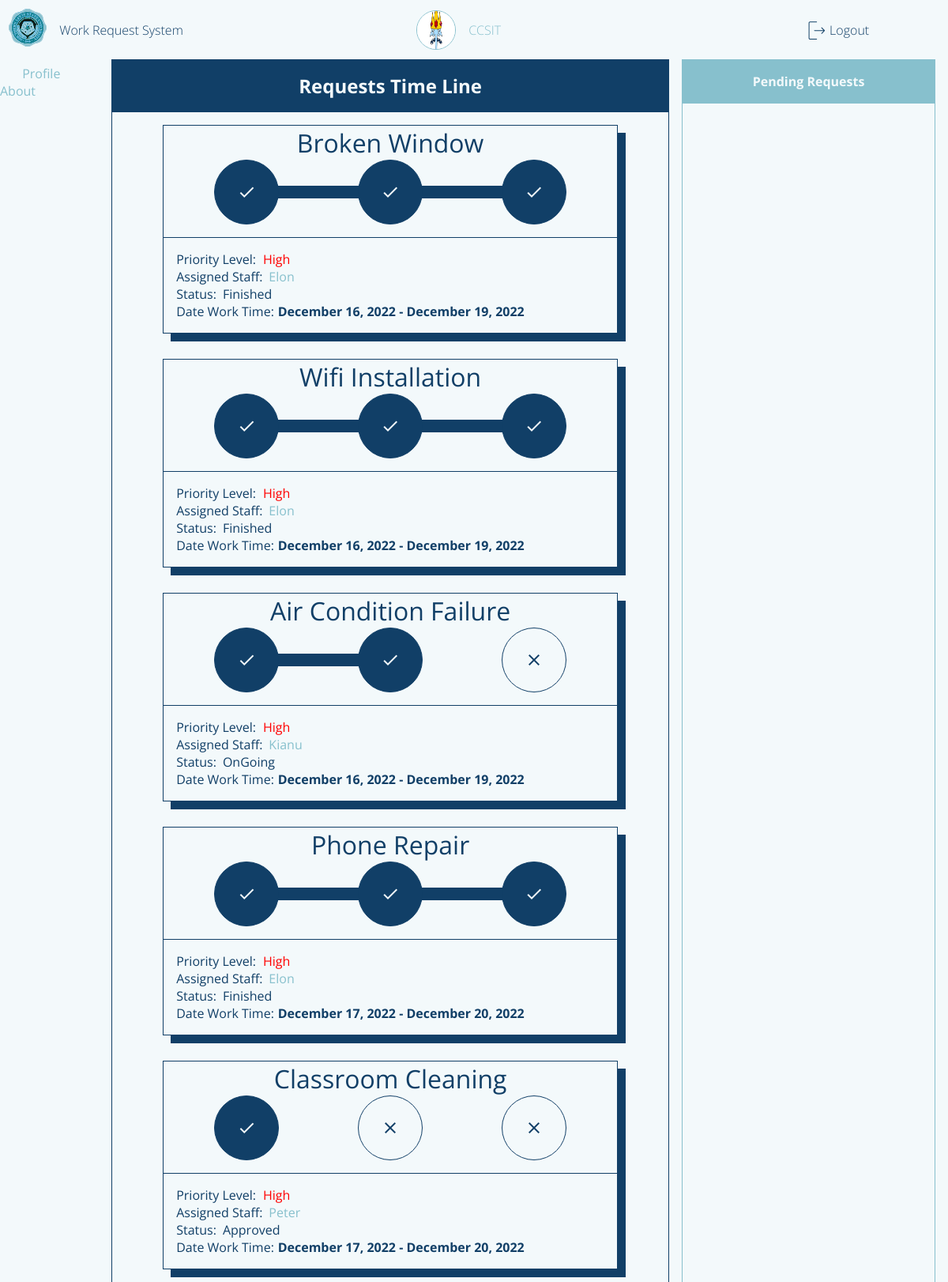
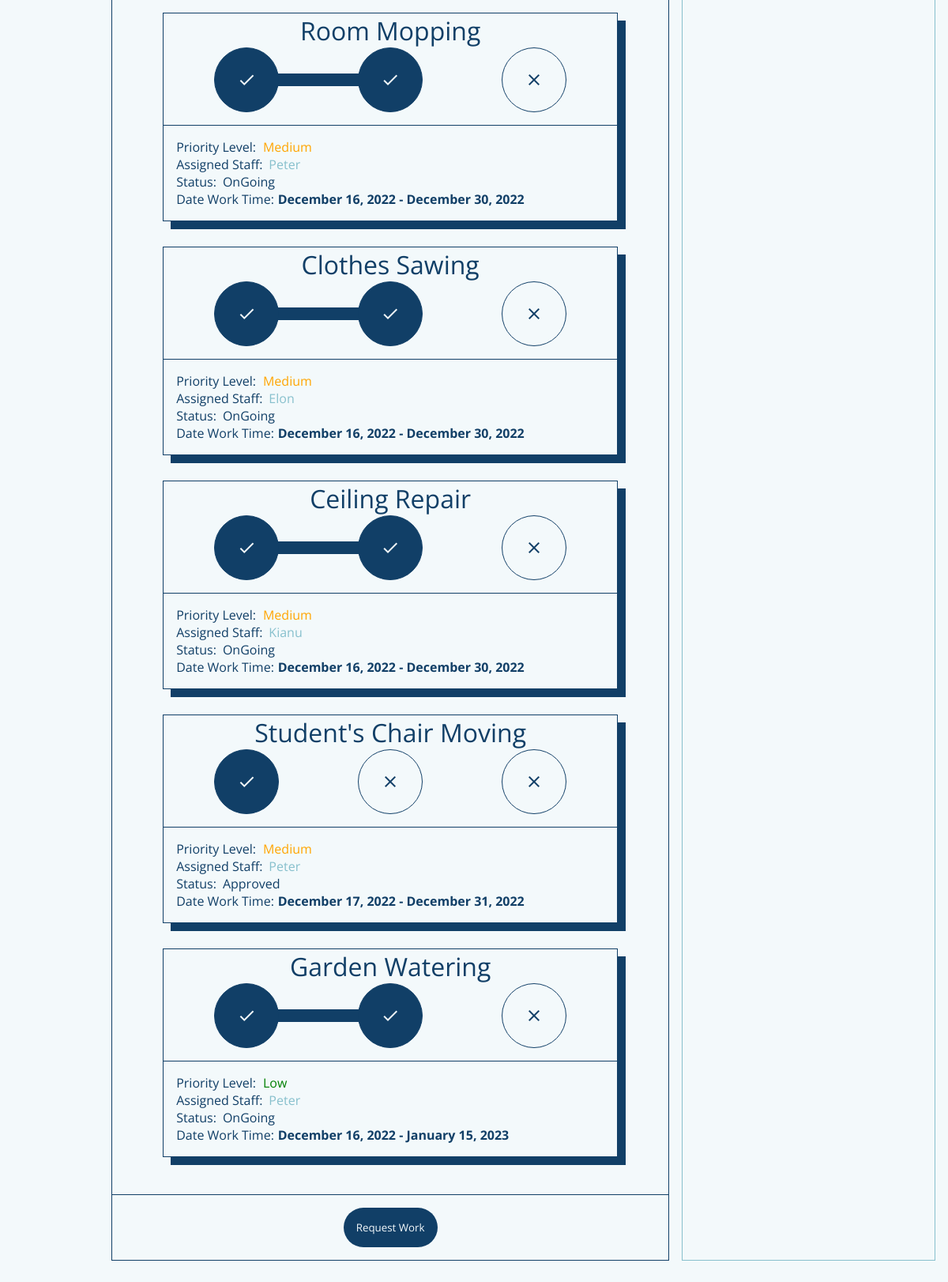
Screenshot of /requestorPage (signed in) with the database file from the repository (2 pictures, top to bottom).
### flaskApp/models.py (models this page shows, shortened)
class User(db.Model, UserMixin):
	__tablename__ = 'user'
	id = db.Column(db.Integer, primary_key=True)
	userName = db.Column(db.String(20), unique=True, nullable=False)
	userType = db.Column(db.String(20), default='Admin')
	passWord = db.Column(db.String(60), nullable=False)
	profilePicture = db.Column(db.String(60), default='dafault.png')
	requestForm = db.relationship('UserRequestForm', backref='user')
	userStaffExtension = db.relationship('StaffExtension', backref='staffExtension', uselist=False)

class UserRequestForm(db.Model):
	__tablename__ = 'userRequestForm'
	id = db.Column(db.Integer, primary_key=True)
	requestorName = db.Column(db.String(500), nullable=False)
	requestTitle = db.Column(db.String(500), nullable=False)
	requestedWork = db.Column(db.String(500), nullable=False)
	roomNumber = db.Column(db.String(20), nullable=False)
	avilabilityOfMaterials = db.Column(db.String(10), nullable=False)
	priorityLevel = db.Column(db.Integer, default=0) # change this to integer in the future 0 - pending 1 - high 2 - medium 3 - low
	status = db.Column(db.String(20), default='Pending')
	dateApproved = db.Column(DateTime, default=datetime.now(), nullable=False)
	dateLimit = db.Column(DateTime, default=datetime.now(), nullable=False)
	requestFormId = db.Column(db.Integer, db.ForeignKey('user.id'))
	assignedStaff = db.Column(db.Integer, db.ForeignKey('userstaff.id'))

class StaffExtension(db.Model):
	__tablename__ = 'userstaff'
	id = db.Column(db.Integer, primary_key=True)
	staffId = db.Column(db.Integer, db.ForeignKey('user.id'), unique=True)
	staffName = db.Column(db.String(20), nullable=False)
	staffAge = db.Column(db.String(20), nullable=False)
	staffGender = db.Column(db.String(20), nullable=False)
	staffOccupation = db.Column(db.String(20), nullable=False)
	staffRating = db.Column(db.Integer, default=0)
	staffComments = db.relationship('StaffExtensionComment', backref='staffComment')
	staffAssignment = db.relationship('UserRequestForm', backref='staffAssignment') # one to many relationship

### flaskApp/routes.py (the view, shortened to what this page needs)
@app.route('/requestorPage', methods=['GET', 'POST'])
def requestorPage():
	if current_user.is_authenticated == False:
		return redirect(url_for('loginPage'))
	form = WorkRequestForm()
	user = User.query.filter_by(userName=current_user.userName).first()
	countRequests = UserRequestForm.query.filter_by(requestorName=current_user.userName).count()
	userRequestForms = UserRequestForm.query.filter_by(requestFormId=user.id).order_by(UserRequestForm.priorityLevel)
	profileImage = url_for('static', filename='profilePic/'+current_user.profilePicture)
	return render_template('requestorDashboard.html', title='Requestor Page', user=current_user.userName, form=form, userForm=userRequestForms, count=countRequests, profileImage=profileImage)

### flaskApp/models.py (called while the page is built)
@loginManager.user_loader
def loadUser(userId):
	return User.query.get(int(userId))

### flaskApp/templates/requestorDashboard.html (shortened to what this page needs)
{% extends "layout.html" %}
{% block content %}
	<section class="content-main">
		<div class="content-main-head">
			Requests Time Line
		</div>
		<div class="content-main-body">
			{% for userForms in userForm %}
			{% if userForms.status != 'Pending' %}
				<div class="content-main-body-requests">
					<header>
						{{ userForms.requestTitle }}
					</header>
					<main>
						<body onload="progress()">
								{% if userForms.status == 'Approved' %}
								<ul class="progress">
									<li class="approved material-icons" value="0%">check</li>
									<li class="ongoing material-icons">close</li>
									<li class="finished material-icons">close</li>
								</ul>
								{% elif userForms.status == 'OnGoing'%}
								<ul class="progress">
									<li class="approved material-icons" value="50%">check</li>
									<li class="ongoing material-icons">close</li>
									<li class="finished material-icons">close</li>
									<div class="progress-bar"></div>
								</ul>
								{% elif userForms.status == 'Finished'%}
								<ul class="progress">
									<li class="approved material-icons" value="90%">check</li>
									<li class="ongoing material-icons">close</li>
									<li class="finished material-icons">close</li>
								</ul>
								{% endif %}
						</body>
					</main>
					<footer>
						{% if userForms.priorityLevel == 1  %}
							<span>Priority Level: <i style="color:red;">High</i></span>
						{% elif userForms.priorityLevel == 2  %}
							<span>Priority Level: <i style="color:orange;">Medium</i></span>
						{% elif userForms.priorityLevel == 3  %}
							<span>Priority Level: <i style="color:green;">Low</i></span>
						{% endif %}
						<span class="assigned-staff">
							<p>Assigned Staff: </p>
							<a href="">{{userForms.staffAssignment.staffName}}</a>
						</span>
						<span class="status">
							<p>Status: </p>
							<p id="status">{{ userForms.status }}</p>
						</span>
						<span class="dateApp">
							<p>Date Work Time: </p>
							<p id="status" style="font-weight: bold;">{{ userForms.dateApproved.strftime("%B %d, %Y") }} - {{ userForms.dateLimit.strftime("%B %d, %Y") }}</p>
						</span>
					</footer>
				</div>
			{% endif %}
			{% endfor %}
		</div>
		<div class="content-main-foot">
			<button class="request-work-btn">Request Work</button>
		</div>
	</section>
	<section class="content-side-left">
		<span class="content-side-left-profile">
			<i class="material-icons content-side-left-icon">person</i>
			<a href="{{ url_for('profilePage') }}">Profile</a>
		</span>
		<span class="content-side-about">
			<i class="material-icons content-side-left-icon">help</i>
			<a href="">About</a>
		</span>
	</section>
	<section class="content-side-right">
		<header>Pending Requests</header>
		<main>
		</main>
	</section>
	<section class="content-foot">
	</section>
{% endblock content %}

### flaskApp/templates/layout.html (shortened to what this page needs)
<!DOCTYPE html>
<html>
<head>
    {% if title == 'Login Page'%}
    	<link rel="stylesheet" type="text/css" href="{{ url_for('static', filename='login.css') }}">
    {% elif title == 'Admin Page'%}
    	<link rel="stylesheet" type="text/css" href="{{ url_for('static', filename='adminDashboard.css') }}">
    {% elif title == 'Requestor Page'%}
        <link rel="stylesheet" type="text/css" href="{{ url_for('static', filename='requestorDashboard.css') }}">
    {% elif title == 'Staff Page'%}
        <link rel="stylesheet" type="text/css" href="{{ url_for('static', filename='staffDashboard.css') }}">
    {% elif title == 'Admin Approval Page'%}
        <link rel="stylesheet" type="text/css" href="{{ url_for('static', filename='adminApproval.css') }}">
    {% elif title == 'Staff Ongoing Page'%}
        <link rel="stylesheet" type="text/css" href="{{ url_for('static', filename='staffOngoing.css') }}">
    {% elif title == 'Profile Page'%}
        <link rel="stylesheet" type="text/css" href="{{ url_for('static', filename='profilePage.css') }}">
    {% endif%}
</head>
<body>
	<div class="container">
        {% if title != 'Login Page'%}
        <header class="content-header">
            <div class="img-box">
                <img class="logo_slsu" src="{{ url_for('static', filename='img/logo_slsu.svg') }}">
            </div>
            {% if title == 'Admin Page'%}
                <section class="header-title">
                    <a href="{{ url_for('adminPage') }}">Work Request System</a>
                </section>
                <section class="header-user">
                    <img class='profile-picture'src="{{ profileImage }}">
                    <a href="{{ url_for('profilePage') }}">{{ user }}</a>
                </section>
            {% elif title == 'Requestor Page' %}
                <section class="header-title">
                    <a href="{{ url_for('requestorPage') }}">Work Request System</a>
                </section>
                <section class="header-user">
                <img class='profile-picture'src="{{ profileImage }}">
                    <a href="{{ url_for('profilePage') }}">{{ user }}</a>
                </section>
            {% endif %}
            <div class="header-profile">
                {% if current_user.is_authenticated == True %}
                <img src="{{ url_for('static', filename='img/logout.svg') }}">
                <a href="{{ url_for('logout') }}">Logout</a>
                {% endif %}
            </div>
        </header>
        {% endif%}
		{% block content %}{% endblock content %}
	</div>
</body>
</html>

### flaskApp/static/requestorDashboard.css (style rules this page uses)
body { background: var(--white); }
.container { margin: 0; display: grid; height: 100vh; grid-template-columns: 0.2fr 1fr 0.5fr; grid-template-rows: 0fr 1fr 0.02fr; grid-template-areas: 'h h h' 'l m r' 'f f f'; }
.content-header { grid-area: h; display: flex; flex-direction: row; align-items: center; padding: var(--fn-small); }
.img-box { flex-grow: 0; }
.header-title { flex-grow: 0; margin-left: 1rem; }
.header-title a { font-size: var(--fn-regular); font-weight: lighter; color: var(--blue); }
.header-user { flex-grow: 1; font-size: var(--fn-regular); font-weight: lighter; color: var(--blue); }
.header-profile { flex-grow: 0.3; }
.header-profile a { font-size: var(--fn-regular); font-weight: lighter; color: var(--blue); }
.content-main { grid-area: m; display: flex; flex-direction: column; border: 1px solid var(--blue); }
.content-main-head { flex-grow: 0; font-size: var(--fn-medium); text-align: center; color: var(--white); background-color: var(--blue); border-bottom: 1px solid var(--blue); padding: 1rem 0rem 1rem 0rem; font-weight: lighter; font-weight: bold; }
.content-main-body { flex-grow: 1; display: flex; flex-direction: column; overflow: scroll; height: 1rem; padding: 1rem; }
.dateApp { display: flex; flex-direction: row; }
.dateApp p:nth-child(2) { margin-left: 0.3rem; }
.content-main-body-requests { margin-bottom: 1rem; display: flex; flex-direction: column; border: 1px solid var(--blue); box-shadow: 10px 10px var(--blue); margin: 0rem 3rem 2rem 3rem }
.content-main-body-requests header { text-align: center; font-size: var(--fn-large); color: var(--blue); }
.content-main-body-requests main { display: flex; flex-direction: row; position: relative; margin: 0rem 4rem 1rem 4rem; }
.progress-bar { width: 0%; height: 1rem; background-color: var(--blue); position: absolute; top: 50%; left: 3%; transform: translateY(-50%); border-radius: 2rem; transition: width 1s ease; }
.content-main-body-requests main ul { display: flex; flex-direction: row; list-style: none; justify-content: space-between; margin: 0; padding: 0; width: 100%; }
.content-main-body-requests main ul li:first-child { background: var(--blue); border: 1px solid var(--blue); color: var(--white); }
.content-main-body-requests main ul li { width: 5rem; height: 5rem; background: var(--white); border: 1px solid var(--blue); color: var(--blue); display: flex; justify-content: center; align-items: center; z-index: 100; border-radius: 50%; }
.content-main-body-requests footer { border-top: 1px solid var(--blue); padding: 1rem 1rem 1rem 1rem; color: var(--blue); }
.content-main-body-requests footer span i { margin-left: 0.3rem; }
.assigned-staff, .status { display: flex; flex-direction: row; }
.assigned-staff a, .status p:nth-child(2) { margin-left: 0.5rem; }
.content-main-foot { flex-grow: 0; }
.content-side-left { grid-area: l; }
.content-side-right { grid-area: r; color: var(--blue); border: 1px solid var(--blueGreen); margin-left: 1rem; margin-right: 1rem; display: flex; flex-direction: column; }
.content-side-right header { border-bottom: 1px solid var(--blueGreen); text-align: center; padding: 1rem 0rem 1rem 0rem; flex-grow: 0; background: var(--blueGreen); color: var(--white); font-weight: bold; }
.content-side-right main { flex-grow: 1; display: flex; flex-direction: column; overflow: scroll; height: 1rem; }
.content-main-foot { padding: 1rem; border-top: 1px solid var(--blue); text-align: center; }
.request-work-btn { border: none; padding: 1rem; background: var(--blue); color: var(--white); border-radius: 2rem; cursor: pointer; }
.content-foot { grid-area: f; }

### rows the page displays
User: userName "CCSIT"
UserRequestForm: requestTitle "Broken Window", shows "check", shows "Priority Level:", priorityLevel "High", staffAssignment.staffName "Elon", status "Finished", dateApproved "December 16, 2022", dateLimit "December 19, 2022"
UserRequestForm: requestTitle "Wifi Installation", shows "check", shows "Priority Level:", priorityLevel "High", staffAssignment.staffName "Elon", status "Finished", dateApproved "December 16, 2022", dateLimit "December 19, 2022"
UserRequestForm: requestTitle "Air Condition Failure", shows "check", shows "Priority Level:", priorityLevel "High", staffAssignment.staffName "Kianu", status "OnGoing", dateApproved "December 16, 2022", dateLimit "December 19, 2022"
UserRequestForm: requestTitle "Phone Repair", shows "check", shows "Priority Level:", priorityLevel "High", staffAssignment.staffName "Elon", status "Finished", dateApproved "December 17, 2022", dateLimit "December 20, 2022"
UserRequestForm: requestTitle "Classroom Cleaning", shows "check", shows "Priority Level:", priorityLevel "High", staffAssignment.staffName "Peter", status "Approved", dateApproved "December 17, 2022", dateLimit "December 20, 2022"
UserRequestForm: requestTitle "Room Mopping", shows "check", shows "Priority Level:", priorityLevel "Medium", staffAssignment.staffName "Peter", status "OnGoing", dateApproved "December 16, 2022", dateLimit "December 30, 2022"
UserRequestForm: requestTitle "Clothes Sawing", shows "check", shows "Priority Level:", priorityLevel "Medium", staffAssignment.staffName "Elon", status "OnGoing", dateApproved "December 16, 2022", dateLimit "December 30, 2022"
UserRequestForm: requestTitle "Ceiling Repair", shows "check", shows "Priority Level:", priorityLevel "Medium", staffAssignment.staffName "Kianu", status "OnGoing", dateApproved "December 16, 2022", dateLimit "December 30, 2022"
UserRequestForm: requestTitle "Student's Chair Moving", shows "check", shows "Priority Level:", priorityLevel "Medium", staffAssignment.staffName "Peter", status "Approved", dateApproved "December 17, 2022", dateLimit "December 31, 2022"
UserRequestForm: requestTitle "Garden Watering", shows "check", shows "Priority Level:", priorityLevel "Low", staffAssignment.staffName "Peter", status "OnGoing", dateApproved "December 16, 2022", dateLimit "January 15, 2023"
